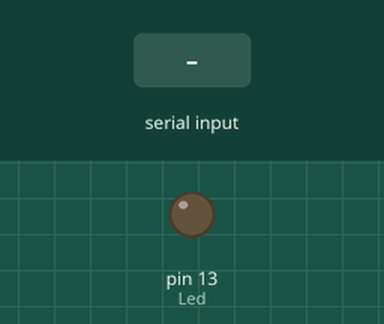
Recording of a sketch running on a simulated Arduino Uno, built with avr-gcc and run on an emulated ATmega328P. Parts: output pins drawn as LEDs (lit = HIGH). Inputs (shaded band) come from the test bench.

Above: at 1.2 s.
1.3 s: "1" received over Serial
At 2.0 s:
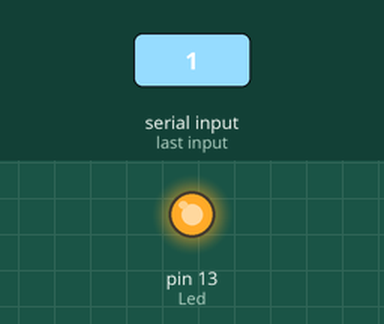
2.8 s: "0" received over Serial
At 3.2 s:
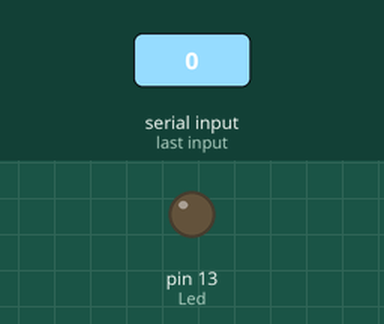
Timing chart, 0 to 5.8 s (numbered marks = the images above; inputs shaded):
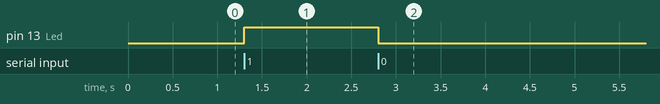

The sketch:

ArduinoCode.ino
```cpp
int statusLed = 0;
const int Led = 13;

void setup() {
    Serial.begin(9600);
    pinMode(Led, OUTPUT);
    digitalWrite(Led, LOW); // Garante que o LED esteja inicialmente desligado
}

void loop() {
    if (Serial.available() > 0) {
        char comando = Serial.read(); // Lê o byte recebido da porta serial

        if (comando == '0') { // Comparação corrigida para comparar com caracteres '0' e '1'
            digitalWrite(Led, LOW); // Desliga o LED
        } else if (comando == '1') {
            digitalWrite(Led, HIGH); // Liga o LED
        } else if (comando == 'A') {
            // Aqui você pode adicionar a lógica para ligar um motor ou outra ação
            Serial.write('B'); // Envia a confirmação de volta para o Java
        }
    }
}
```

Measured:
- after the input at 1.3 s, pin 13 (Led): LOW → HIGH at once
- after the input at 2.8 s, pin 13 (Led): HIGH → LOW at once
